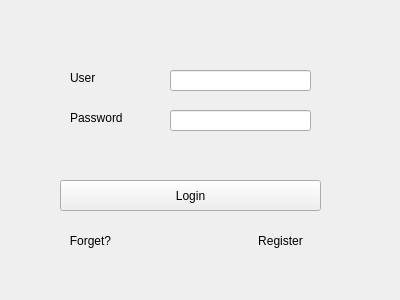
<?xml version="1.0" encoding="UTF-8"?>
<ui version="4.0">
 <class>Login</class>
 <widget class="QWidget" name="Login">
  <property name="geometry">
   <rect>
    <x>0</x>
    <y>0</y>
    <width>400</width>
    <height>300</height>
   </rect>
  </property>
  <property name="windowTitle">
   <string>Login</string>
  </property>
  <widget class="QPushButton" name="btnCancel">
   <property name="geometry">
    <rect>
     <x>80</x>
     <y>180</y>
     <width>81</width>
     <height>31</height>
    </rect>
   </property>
   <property name="text">
    <string>Cancel</string>
   </property>
  </widget>
  <widget class="QPushButton" name="btnLogin">
   <property name="geometry">
    <rect>
     <x>60</x>
     <y>180</y>
     <width>261</width>
     <height>31</height>
    </rect>
   </property>
   <property name="text">
    <string>Login</string>
   </property>
  </widget>
  <widget class="QLineEdit" name="leUsername">
   <property name="geometry">
    <rect>
     <x>170</x>
     <y>70</y>
     <width>141</width>
     <height>21</height>
    </rect>
   </property>
  </widget>
  <widget class="QLabel" name="lblPassword">
   <property name="geometry">
    <rect>
     <x>70</x>
     <y>110</y>
     <width>68</width>
     <height>15</height>
    </rect>
   </property>
   <property name="text">
    <string>Password</string>
   </property>
  </widget>
  <widget class="QLabel" name="lblUser">
   <property name="geometry">
    <rect>
     <x>70</x>
     <y>70</y>
     <width>68</width>
     <height>15</height>
    </rect>
   </property>
   <property name="text">
    <string>User</string>
   </property>
  </widget>
  <widget class="QLineEdit" name="lePassword">
   <property name="geometry">
    <rect>
     <x>170</x>
     <y>110</y>
     <width>141</width>
     <height>21</height>
    </rect>
   </property>
   <property name="echoMode">
    <enum>QLineEdit::Password</enum>
   </property>
  </widget>
  <widget class="QLabel" name="lblMessage">
   <property name="geometry">
    <rect>
     <x>70</x>
     <y>140</y>
     <width>241</width>
     <height>16</height>
    </rect>
   </property>
   <property name="font">
    <font>
     <pointsize>8</pointsize>
    </font>
   </property>
   <property name="styleSheet">
    <string notr="true">color: rgb(255, 0, 0)</string>
   </property>
   <property name="text">
    <string/>
   </property>
  </widget>
  <widget class="QPushButton" name="pushButton">
   <property name="geometry">
    <rect>
     <x>40</x>
     <y>230</y>
     <width>101</width>
     <height>21</height>
    </rect>
   </property>
   <property name="styleSheet">
    <string notr="true">border: none;</string>
   </property>
   <property name="text">
    <string>Forget?</string>
   </property>
  </widget>
  <widget class="QPushButton" name="pushButton_2">
   <property name="geometry">
    <rect>
     <x>240</x>
     <y>230</y>
     <width>81</width>
     <height>21</height>
    </rect>
   </property>
   <property name="styleSheet">
    <string notr="true">border: none;</string>
   </property>
   <property name="text">
    <string>Register</string>
   </property>
  </widget>
 </widget>
 <resources/>
 <connections>
  <connection>
   <sender>btnLogin</sender>
   <signal>clicked()</signal>
   <receiver>Login</receiver>
   <slot>onLogin()</slot>
   <hints>
    <hint type="sourcelabel">
     <x>250</x>
     <y>209</y>
    </hint>
    <hint type="destinationlabel">
     <x>250</x>
     <y>240</y>
    </hint>
   </hints>
  </connection>
  <connection>
   <sender>btnCancel</sender>
   <signal>clicked()</signal>
   <receiver>Login</receiver>
   <slot>onExit()</slot>
   <hints>
    <hint type="sourcelabel">
     <x>140</x>
     <y>209</y>
    </hint>
    <hint type="destinationlabel">
     <x>139</x>
     <y>241</y>
    </hint>
   </hints>
  </connection>
  <connection>
   <sender>leUsername</sender>
   <signal>textChanged(QString)</signal>
   <receiver>Login</receiver>
   <slot>onEdit()</slot>
   <hints>
    <hint type="sourcelabel">
     <x>297</x>
     <y>81</y>
    </hint>
    <hint type="destinationlabel">
     <x>320</x>
     <y>83</y>
    </hint>
   </hints>
  </connection>
  <connection>
   <sender>lePassword</sender>
   <signal>textChanged(QString)</signal>
   <receiver>Login</receiver>
   <slot>onEdit()</slot>
   <hints>
    <hint type="sourcelabel">
     <x>301</x>
     <y>120</y>
    </hint>
    <hint type="destinationlabel">
     <x>321</x>
     <y>120</y>
    </hint>
   </hints>
  </connection>
  <connection>
   <sender>pushButton</sender>
   <signal>clicked()</signal>
   <receiver>Login</receiver>
   <slot>onForgetPassword()</slot>
   <hints>
    <hint type="sourcelabel">
     <x>91</x>
     <y>245</y>
    </hint>
    <hint type="destinationlabel">
     <x>91</x>
     <y>267</y>
    </hint>
   </hints>
  </connection>
  <connection>
   <sender>pushButton_2</sender>
   <signal>clicked()</signal>
   <receiver>Login</receiver>
   <slot>onRegister()</slot>
   <hints>
    <hint type="sourcelabel">
     <x>293</x>
     <y>244</y>
    </hint>
    <hint type="destinationlabel">
     <x>301</x>
     <y>268</y>
    </hint>
   </hints>
  </connection>
 </connections>
 <slots>
  <slot>onLogin()</slot>
  <slot>onExit()</slot>
  <slot>onEdit()</slot>
  <slot>onForgetPassword()</slot>
  <slot>onRegister()</slot>
 </slots>
</ui>
